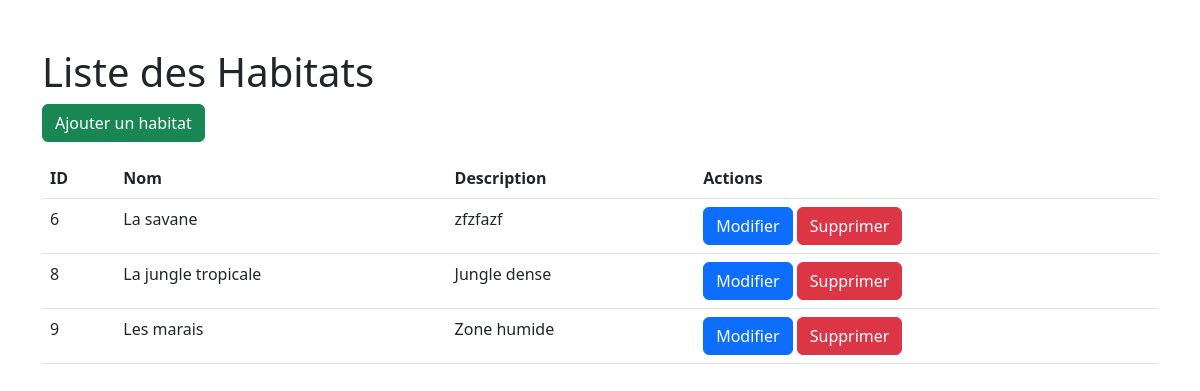
Screenshot of /manage_habitats.php with the database file from the repository.
### tables this page shows
CREATE TABLE `habitats` (
  `id` int NOT NULL AUTO_INCREMENT,
  `name` varchar(255) NOT NULL,
  `description` text,
  `image` varchar(255) DEFAULT NULL,
  PRIMARY KEY (`id`),
  UNIQUE KEY `unique_habitat_name` (`name`)
);

### manage_habitats.php (the view, shortened to what this page needs)
<?php
require 'db.php';
$stmt = $pdo->query("SELECT * FROM habitats");
$habitats = $stmt->fetchAll();
?>
<!DOCTYPE html>
<html lang="fr">
<head>
    <link href="https://cdn.jsdelivr.net/npm/bootstrap@5.3.0/dist/css/bootstrap.min.css" rel="stylesheet">
</head>
<body>
    <div class="container mt-5">
        <h1>Liste des Habitats</h1>
        <a href="add_habitat.php" class="btn btn-success mb-3">Ajouter un habitat</a>
        <table class="table">
            <thead>
                <tr>
                    <th>ID</th>
                    <th>Nom</th>
                    <th>Description</th>
                    <th>Actions</th>
                </tr>
            </thead>
            <tbody>
                <?php
                if ($habitats) {
                    foreach ($habitats as $habitat) {
                        echo "<tr>
                            <td>{$habitat['id']}</td>
                            <td>{$habitat['name']}</td>
                            <td>{$habitat['description']}</td>
                            <td>
                                <a href='edit_habitat.php?id={$habitat['id']}' class='btn btn-primary'>Modifier</a>
                                <a href='delete_habitat.php?id={$habitat['id']}' class='btn btn-danger'>Supprimer</a>
                            </td>
                        </tr>";
                    }
                } else {
                    echo "<tr><td colspan='4'>Aucun habitat trouvé</td></tr>";
                }
                ?>
            </tbody>
        </table>
    </div>
</body>
</html>

### rows the page displays
habitats: id "6", name "La savane", description "zfzfazf"
habitats: id "8", name "La jungle tropicale", description "Jungle dense"
habitats: id "9", name "Les marais", description "Zone humide"
